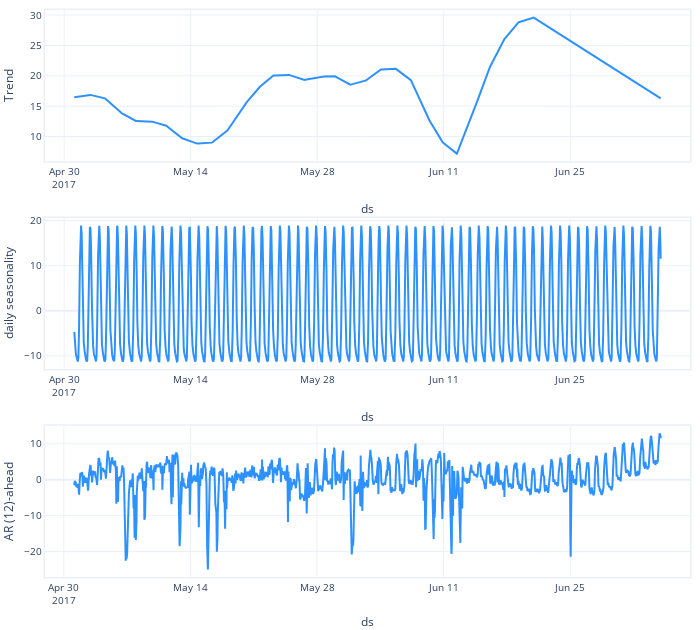

This figure's notebook cell:
### Code cell
fig_comp = m.plot_components(forecast)
fig_comp.show()

### Figure 1 — Plotly figure (JSON) as saved in the notebook; plotly's stock layout.template omitted (floating-point values rounded to 4 significant figures; data arrays with more than 128 entries replaced by an {"elided": "..."} marker saying what was removed)
{"data": [{"line": {"color": "#2d92ff", "width": 2}, "mode": "lines", "name": "<b style=\"color:sandybrown\">[R]</b> Trend <i style=\"color:#fc9944\">~2h</i>", "showlegend": false, "type": "scatter", "uid": "f820fccc-2c5c-4639-93aa-ce592e54da86", "x": {"elided": "1000 str values"}, "xaxis": "x", "y": {"elided": "1000 float values"}, "yaxis": "y"}, {"line": {"color": "#2d92ff", "width": 2}, "mode": "lines", "name": "<b style=\"color:sandybrown\">[R]</b> daily seasonality <i style=\"color:#fc9944\">~2h</i>", "showlegend": false, "type": "scatter", "uid": "4564b036-17f4-4825-b145-29af4d5ec938", "x": {"elided": "1000 str values"}, "xaxis": "x2", "y": {"elided": "1000 float values"}, "yaxis": "y2"}, {"line": {"color": "#2d92ff", "width": 2}, "mode": "lines", "name": "<b style=\"color:sandybrown\">[R]</b> AR (12)-ahead <i style=\"color:#fc9944\">~2h</i>", "showlegend": false, "type": "scatter", "uid": "b6be192e-af6a-4b91-acd8-c2cf68d105f8", "x": {"elided": "1000 str values"}, "xaxis": "x3", "y": {"elided": "1000 float values"}, "yaxis": "y3"}], "layout": {"autosize": true, "font": {"size": 10}, "height": 630, "hovermode": "x unified", "legend": {"traceorder": "reversed", "y": 0.1}, "margin": {"b": 0, "l": 0, "pad": 0, "r": 10, "t": 10}, "title": {"font": {"size": 12}}, "width": 700, "xaxis": {"anchor": "y", "domain": [0, 1], "linewidth": 1.5, "mirror": true, "range": ["2017-04-27T21:10:00", "2017-07-08T05:50:00"], "showline": true, "title": {"text": "ds"}, "type": "date"}, "xaxis2": {"anchor": "y2", "domain": [0, 1], "linewidth": 1.5, "mirror": true, "range": ["2017-04-27T21:10:00", "2017-07-08T05:50:00"], "showline": true, "title": {"text": "ds"}, "type": "date"}, "xaxis3": {"anchor": "y3", "domain": [0, 1], "linewidth": 1.5, "mirror": true, "range": ["2017-04-27T22:05:00", "2017-07-08T05:50:00"], "showline": true, "title": {"text": "ds"}, "type": "date"}, "yaxis": {"anchor": "x", "domain": [0.7333, 1], "linewidth": 1.5, "mirror": true, "rangemode": "normal", "showline": true, "title": {"text": "Trend"}}, "yaxis2": {"anchor": "x2", "domain": [0.3667, 0.6333], "linewidth": 1.5, "mirror": true, "rangemode": "tozero", "showline": true, "title": {"text": "daily seasonality"}}, "yaxis3": {"anchor": "x3", "domain": [0, 0.2667], "linewidth": 1.5, "mirror": true, "rangemode": "tozero", "showline": true, "title": {"text": "AR (12)-ahead"}}}}
